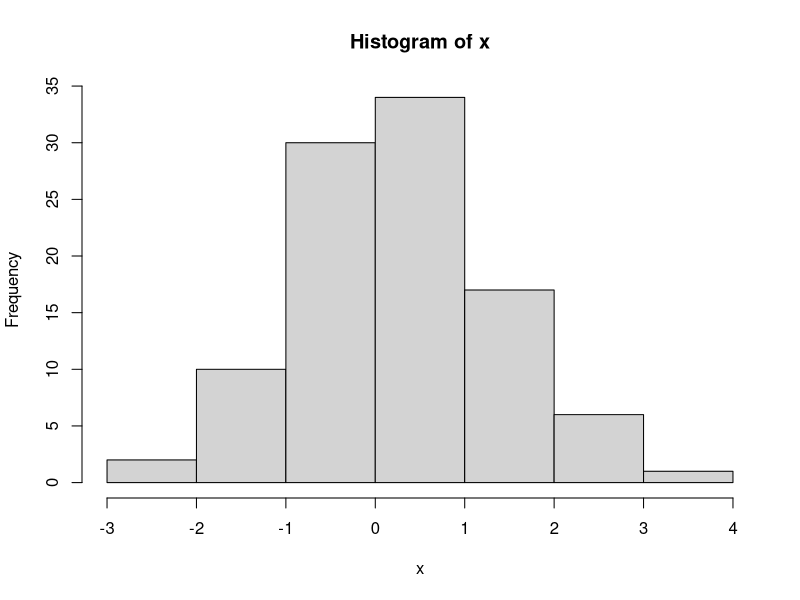
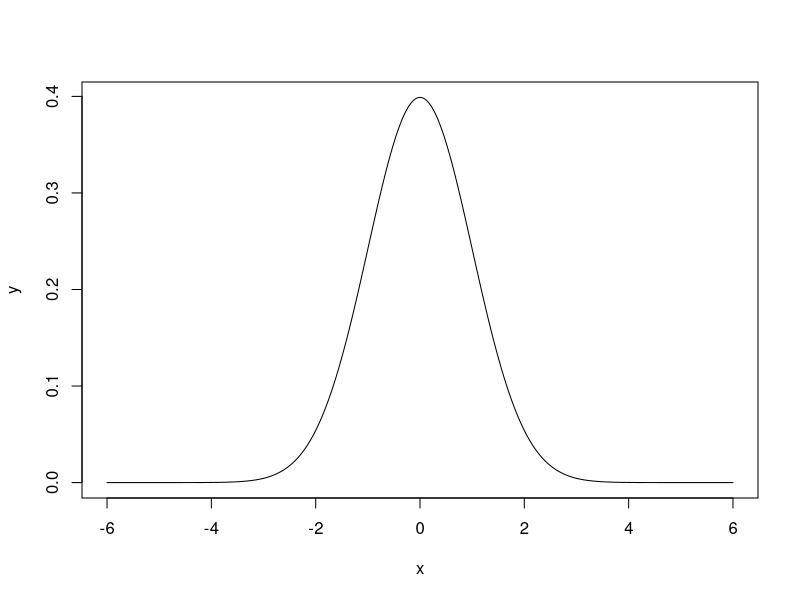

Write R code to recreate these figures, in order.
# Distribuição Normal (Parte 2)


# Configurando o diretório de trabalho
setwd("C:/Users/Julia/Desktop/CienciaDeDados/1.Big-Data-Analytics-com-R-e-Microsoft-Azure-Machine-Learning/9.Introducao-a-Analise-Estatistica-de-Dados---Parte-2")
getwd()



# - A Distribuição Normal, ou Gaussiana, é a mais importante distribuição contínua.
# - Isso por conta de vários fatores, entre eles, o teorema central do limite, o qual é um resultado essencial em aplicações práticas e
#   teóricas, pois garante que, mesmo que os dados não sejam distribuídos segundo uma normal, a média dos dados converge para uma
#   distribuição normal conforme o número de dados aumenta.


# - o R inclui funcionalidades para operações com distribuições de probabilidades.
# - Para cada distribuição há 4 operações básicas indicadas pelas letras:

#  -> d: calcula a densidade de probabilidade f(x) no ponto.
#  -> p: calcula a função de probabilidade acumulada F(x)no ponto.
#  -> q: calcula o quantil correspondente a uma dada probabilidade.
#  -> r: retira uma amostra da distribuição.


# - Para utilizar as funções, combina-se uma das letras acima com uma abreviatura do nome da distribuição.
# - Por exemplo, para calcular probabilidades usamos: 'pnorm' para normal, 'pexp' para exponencial, 'pbinom' para binomial, 'ppois' para Poisson...


# x <- rnorm(n, mean, sd)

# - Onde n é o tamanho da amostra e mean e sd são parâmetros opcionais relacionados à média e desvio padrão, respectivamente.



## Distribuição Normal

x <- rnorm(100)
x
hist(x)



## Criar Gráfico Densidade

x <- seq(-6, 6, by = 0.01)   # Criando valores de -6 até 6 saltando em 0.01
x
y <- dnorm(x)                # Calcula os valores da função de densidade da Distribuição Normal para os valores de x criados.
y

plot(x, y, type = "l")

# - O gráfico gerado assemelha-se a uma Gaussiana e não apresneta assimetria.
# - Quando o gráfico da distribuição possui tal forma, há grandes chances de se tratar de uma Distribuição Normal.


